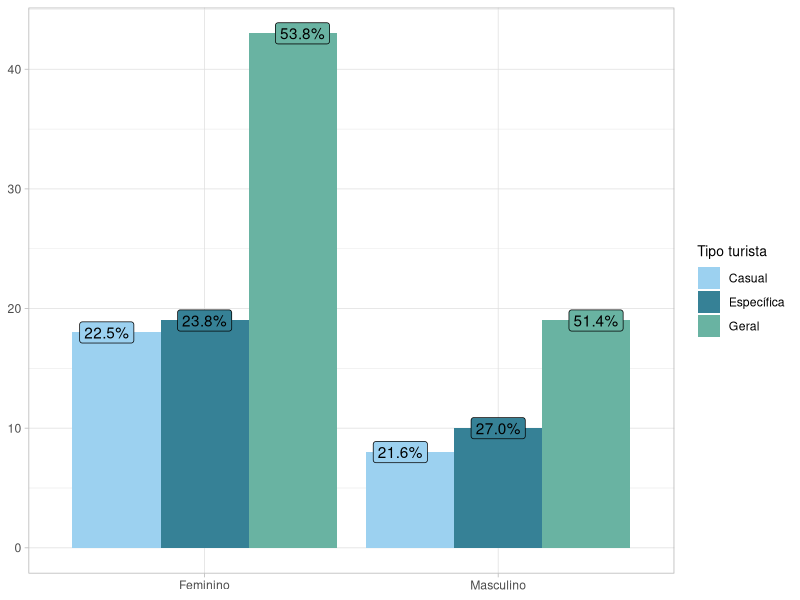
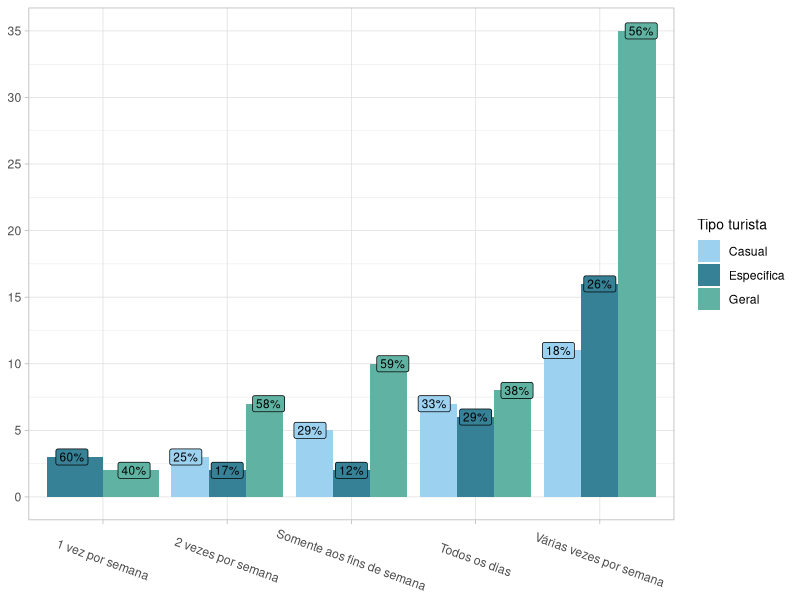
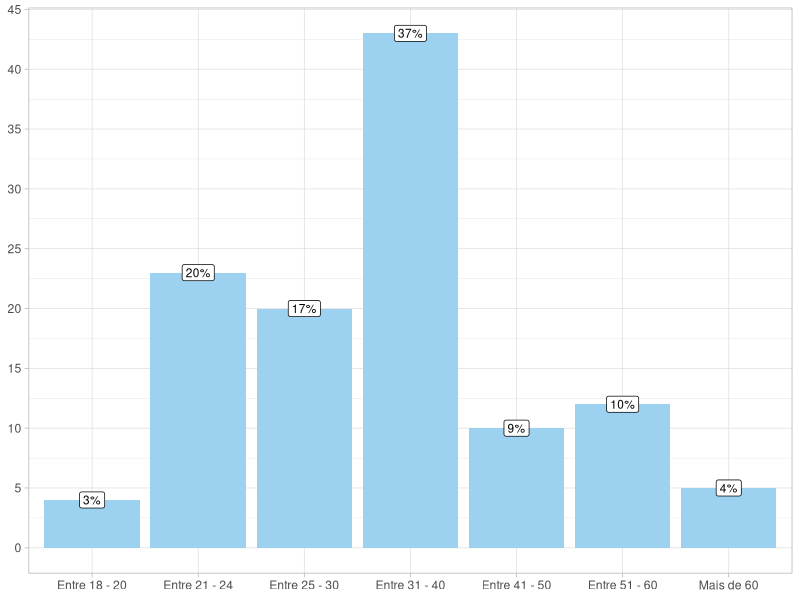
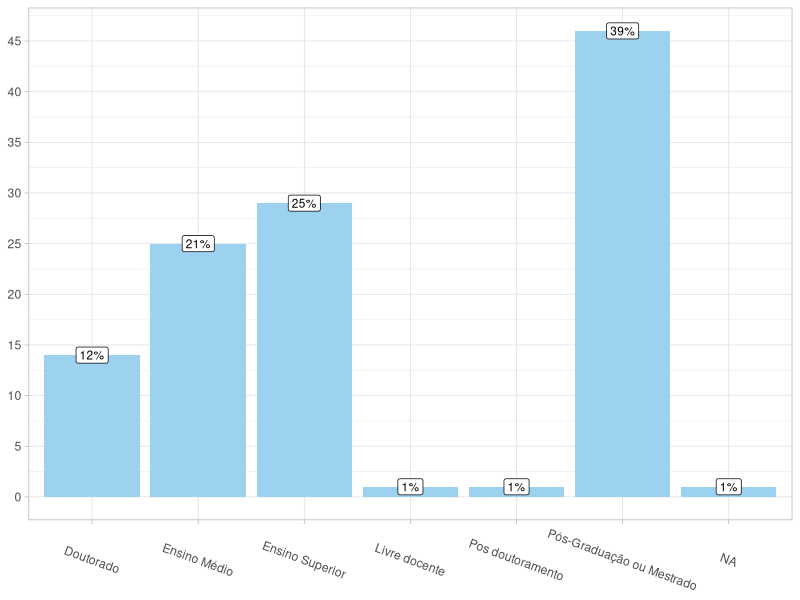
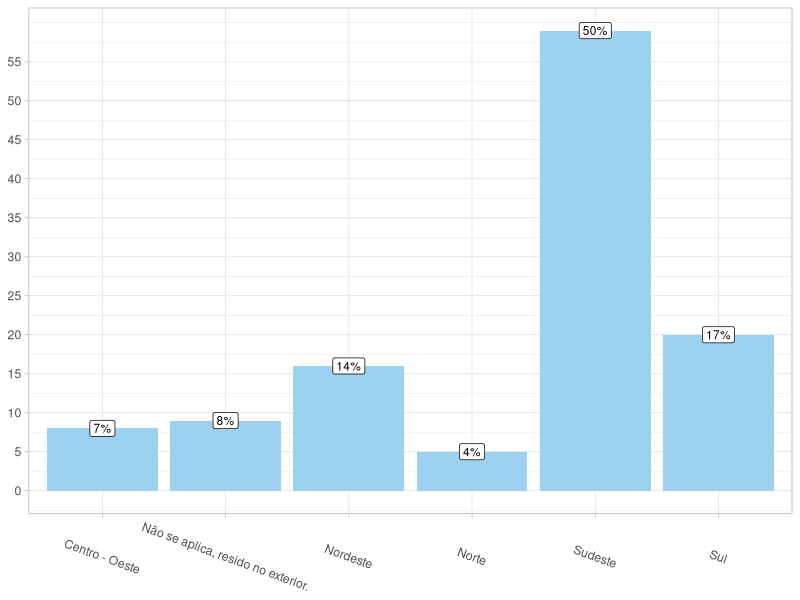
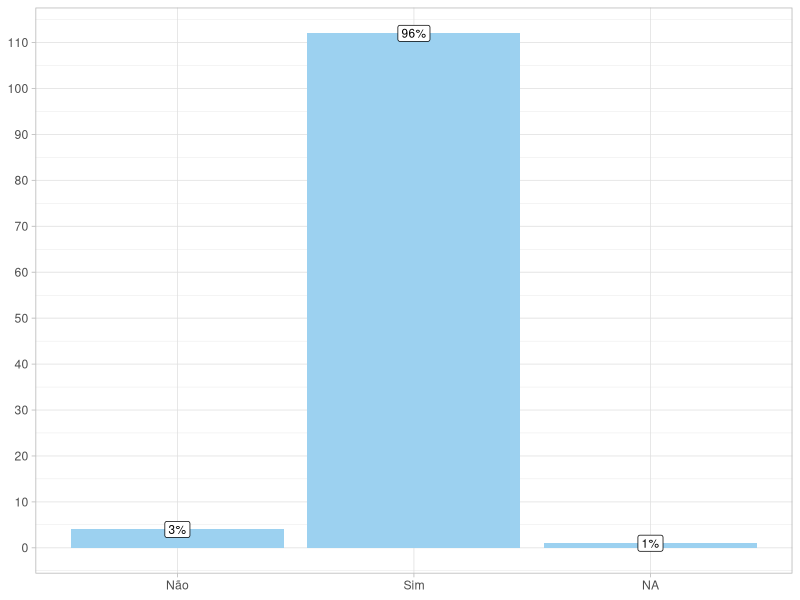
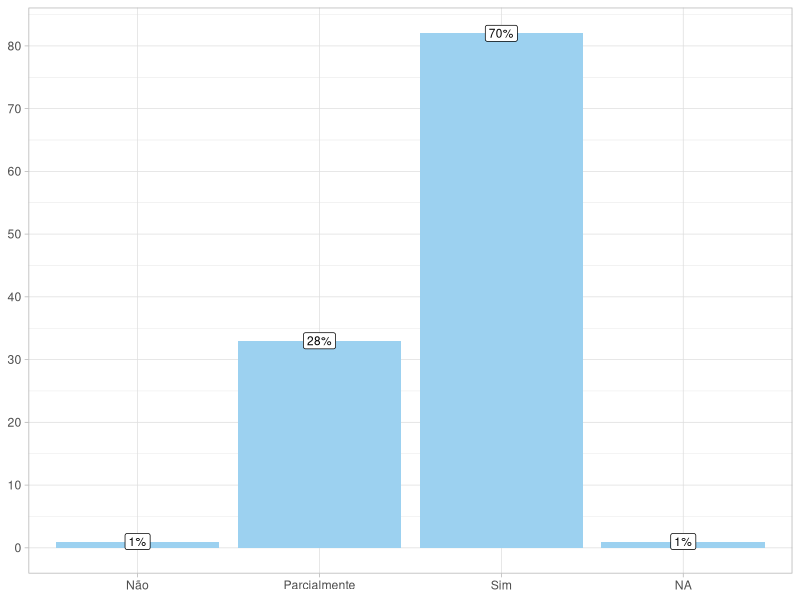
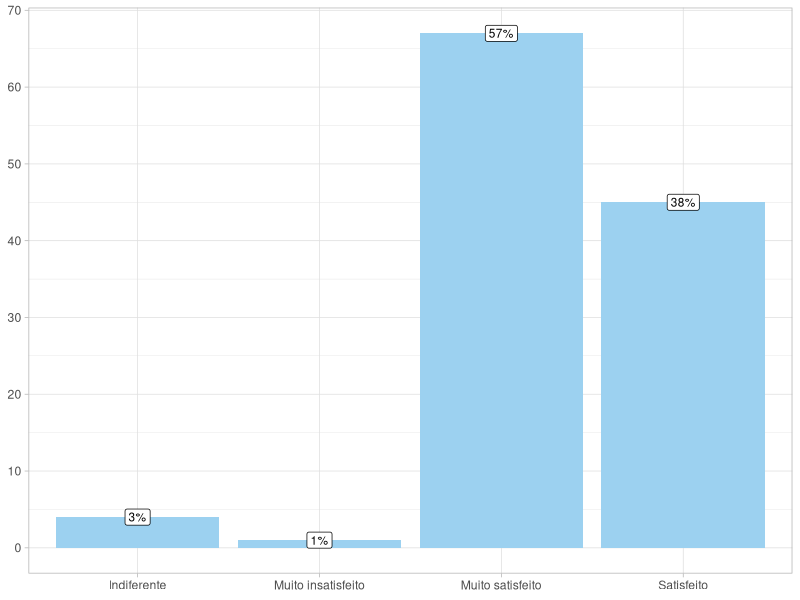

These charts were generated, in order, by the following R code:
## ---- chunk 1
knitr::opts_chunk$set(warning = FALSE, echo = TRUE, message = FALSE)
## ---- chunk 2

#Pacotes utilizados

# install.packages("readxl")
# install.packages("tidyverse")
# install.packages("ggridges")
# install.packages("scales")
# install.packages("gmodels")
# install.packages("ggplot2")
# install.packages("caret")
# install.packages("leaps")
# install.packages("MASS")
# install.packages("dplyr")
# install.packages("reshape2")
# install.packages("ggridges")
# install.packages("kableExtra")
# install.packages("formattable")


library(ggplot2)
library(caret)
library(leaps)
library(MASS)
library(dplyr)
library(readxl)
library(tidyverse)
library(reshape2)
library(ggridges)
library(scales)
library(gmodels)
library(tidyr)
library(knitr)
library(magrittr)
# library(kableExtra)
library(formattable)
## ---- chunk 3

#Leitura e organizacao dos dados

banco <- read_excel("respostas.xlsx", sheet = "Respostas ao formulário 1")
banco <- as.data.frame(banco)

## ---- chunk 4
banco %>% 
  group_by(`12. A experiência turística e/ou cinematográfica vivida neste destino foi:`, 
           `1. Qual foi o sexo atribuído no seu nascimento?`) %>% 
  summarise(Quantidade=n()) %>% 
  group_by(`1. Qual foi o sexo atribuído no seu nascimento?`) %>% 
  mutate(Percentual = percent(Quantidade/sum(Quantidade),1)) %>% 
  ggplot(aes(x=`1. Qual foi o sexo atribuído no seu nascimento?`, y=Quantidade, 
           fill=`12. A experiência turística e/ou cinematográfica vivida neste destino foi:`,
           label = Percentual)) + 
  geom_bar(stat = "identity", position = "dodge") +
  scale_fill_manual(name="Tipo turista", values=c('#9cd1f0','#368196',"#69b3a2")) +
  geom_label(position = position_dodge(width = 1), show.legend = F) +
  theme_light() +
  theme(axis.title.y = element_blank()) + 
  theme(axis.title.x = element_blank()) +
  theme(legend.title = element_text(size = 10))
## ---- chunk 5
banco %>% 
  group_by(`8. Com que frequência você assiste a filmes, séries, telenovelas, clipes musicais ou outras produções audiovisuais?`, `12. A experiência turística e/ou cinematográfica vivida neste destino foi:`) %>% 
  summarise(Quantidade=n()) %>% 
  group_by(`8. Com que frequência você assiste a filmes, séries, telenovelas, clipes musicais ou outras produções audiovisuais?`) %>%
  mutate(Percentual = percent(Quantidade/sum(Quantidade),0)) %>%
  ungroup() %>% 
  ggplot(aes(x=`8. Com que frequência você assiste a filmes, séries, telenovelas, clipes musicais ou outras produções audiovisuais?`, y=Quantidade, 
           fill=`12. A experiência turística e/ou cinematográfica vivida neste destino foi:`, label = Percentual)) + 
  geom_bar(stat = "identity",position = "dodge") +
  scale_fill_manual(name="Tipo turista", values=c('#9cd1f0','#368196',"#60b3a2","#9cc1f0","#80b1b2")) +
  geom_label(position = position_dodge(width = 1), show.legend = F, size=3) +
  scale_y_continuous(breaks = seq(0,40,5)) +
  theme_light() +
  theme(axis.title.y = element_blank()) + 
  theme(axis.title.x = element_blank()) +
  theme(axis.text.x = element_text(angle = -20, vjust = 0.5, hjust=0.5)) +
  theme(legend.title = element_text(size = 10))
 
## ---- chunk 6
banco %>% 
  group_by(`2. Faixa etária:`) %>% 
  summarise(Quantidade=n()) %>% 
  mutate(Percentual = percent(Quantidade/sum(Quantidade),0)) %>% 
  ggplot(aes(x=`2. Faixa etária:`, y=Quantidade, label = Percentual)) + 
  geom_bar(stat = "identity",position = "dodge", fill="#9cd1f0") +
  geom_label(position = position_dodge(width = 1), show.legend = F, size=3) +
  scale_y_continuous(breaks = seq(0,100,5)) +
  theme_light() +
  theme(axis.title.y = element_blank()) + 
  theme(axis.title.x = element_blank()) +
  theme(legend.title = element_text(size = 10))


## ---- chunk 7
banco %>% 
  group_by(`4. Nível de escolaridade concluído:`) %>% 
  summarise(Quantidade=n()) %>% 
  mutate(Percentual = percent(Quantidade/sum(Quantidade),0)) %>% 
  ggplot(aes(x=`4. Nível de escolaridade concluído:`, y=Quantidade, label = Percentual)) + 
  geom_bar(stat = "identity",position = "dodge", fill="#9cd1f0") +
  geom_label(position = position_dodge(width = 1), show.legend = F, size=3) +
  scale_y_continuous(breaks = seq(0,55,5)) +
  theme_light() +
  theme(axis.title.y = element_blank()) + 
  theme(axis.title.x = element_blank()) +
  theme(legend.title = element_text(size = 10)) +
  theme(axis.text.x = element_text(angle = -20, vjust = 0.5, hjust=0.5))
## ---- chunk 8
banco %>% 
  group_by(`5. Em qual região do Brasil você reside atualmente?`) %>% 
  summarise(Quantidade=n()) %>% 
  mutate(Percentual = percent(Quantidade/sum(Quantidade),0)) %>% 
  ggplot(aes(x=`5. Em qual região do Brasil você reside atualmente?`, y=Quantidade, label = Percentual)) + 
  geom_bar(stat = "identity",position = "dodge", fill="#9cd1f0") +
  geom_label(position = position_dodge(width = 1), show.legend = F, size=3) +
  scale_y_continuous(breaks = seq(0,55,5)) +
  theme_light() +
  theme(axis.title.y = element_blank()) + 
  theme(axis.title.x = element_blank()) +
  theme(legend.title = element_text(size = 10)) +
  theme(axis.text.x = element_text(angle = -20, vjust = 0.5, hjust=0.5))
## ---- chunk 9
banco %>% 
  group_by(`9. Você assina alguma plataforma de streaming como Netflix, Amazon Prime, Globo Play, etc.?`) %>% 
  summarise(Quantidade=n()) %>% 
  mutate(Percentual = percent(Quantidade/sum(Quantidade),0)) %>% 
  ggplot(aes(x=`9. Você assina alguma plataforma de streaming como Netflix, Amazon Prime, Globo Play, etc.?`, y=Quantidade, label = Percentual)) + 
  geom_bar(stat = "identity",position = "dodge", fill="#9cd1f0") +
  geom_label(position = position_dodge(width = 1), show.legend = F, size=3) +
  scale_y_continuous(breaks = seq(0,115,10)) +
  theme_light() +
  theme(axis.title.y = element_blank()) + 
  theme(axis.title.x = element_blank()) +
  theme(legend.title = element_text(size = 10))
## ---- chunk 10
banco %>% 
  group_by(`19. Na sua percepção, os locais retratados na produção audiovisual estavam de acordo com o que você presenciou no local visitado?`) %>% 
  summarise(Quantidade=n()) %>% 
  mutate(Percentual = percent(Quantidade/sum(Quantidade),0)) %>% 
  ggplot(aes(x=`19. Na sua percepção, os locais retratados na produção audiovisual estavam de acordo com o que você presenciou no local visitado?`, y=Quantidade, label = Percentual)) + 
  geom_bar(stat = "identity",position = "dodge", fill="#9cd1f0") +
  geom_label(position = position_dodge(width = 1), show.legend = F, size=3) +
  scale_y_continuous(breaks = seq(0,115,10)) +
  theme_light() +
  theme(axis.title.y = element_blank()) + 
  theme(axis.title.x = element_blank()) +
  theme(legend.title = element_text(size = 10))
## ---- chunk 11
banco %>% 
  group_by(`22. Como você classificaria o seu nível de satisfação com a sua viagem induzida pelo audiovisual:`) %>% 
  summarise(Quantidade=n()) %>% 
  mutate(Percentual = percent(Quantidade/sum(Quantidade),0)) %>% 
  ggplot(aes(x=`22. Como você classificaria o seu nível de satisfação com a sua viagem induzida pelo audiovisual:`, y=Quantidade, label = Percentual)) + 
  geom_bar(stat = "identity",position = "dodge", fill="#9cd1f0") +
  geom_label(position = position_dodge(width = 1), show.legend = F, size=3) +
  scale_y_continuous(breaks = seq(0,115,10)) +
  theme_light() +
  theme(axis.title.y = element_blank()) + 
  theme(axis.title.x = element_blank()) +
  theme(legend.title = element_text(size = 10))
